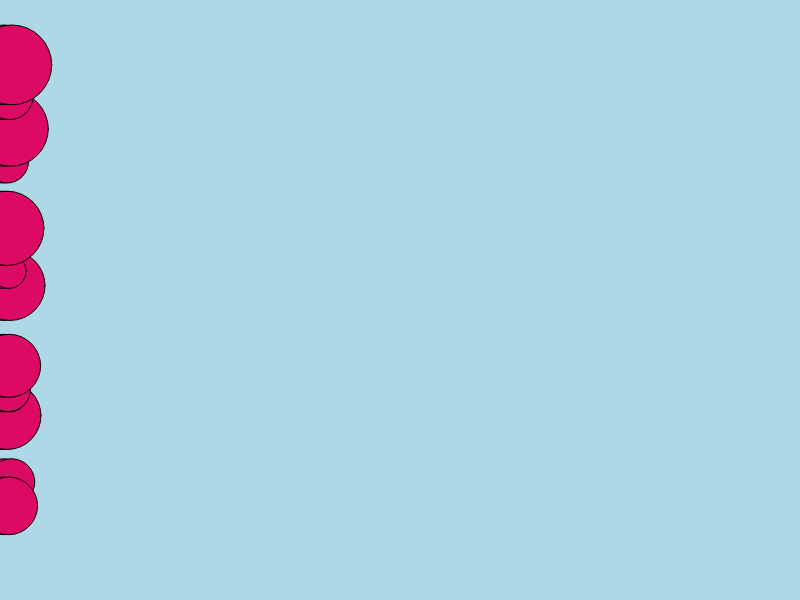
Frame 1 (no input)
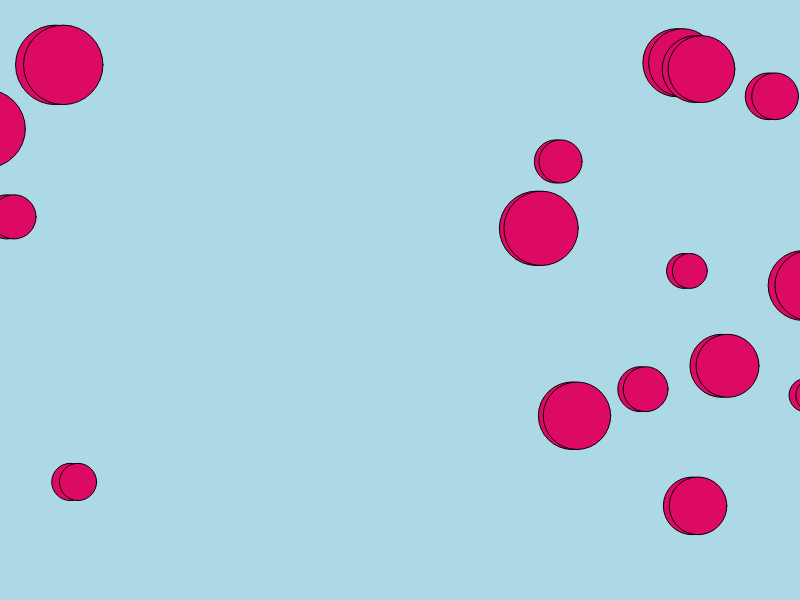
Frame 60 (no input)
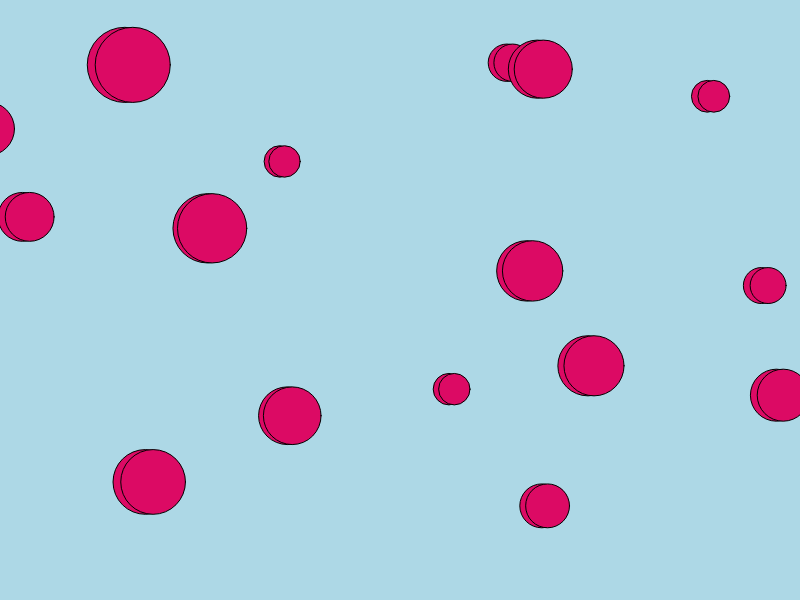
Frame 120 (the mouse pressed at the canvas centre since frame 60)

The p5.js sketch that drew these frames (run headless with seeded random() and noise() and a simulated clock; from frame 60 on, the mouse is pressed at the canvas centre):

// p5.js sketch
// ── sketch.js
// let circles = [];
// let numCircles = 16;
let asteroidArray = [];
let maxAsteroid = 16;




class Asteroid{
  constructor(){
    this.x = 0
    this.y = random(30, height - 30);
    this.v = random(2,4);
    this.r = random(15,40);
  }
  update() {

    this.x += this.v;
  
    // if reset is needed: pick random diameter and reset x
    if (this.x > width + this.r){
      this.r = random(15,40);
      this.x = 0 - this.r;
  
    }
      
  }
}

// _color is a variable
class Spaceship {
  constructor(_color){
    this.x = random(0, width);
    this.y = random(0, height);
    this.vx = random(1,2);
    this.vy = random(1, 2);
    this.color = _color;
  }

  update(){
    this.x += this.vx;
    this.y += this.vy;

    if (this.x > width){
      this.x -= width;
    }
    if (this.y > height){
      this.y -= height;
    }
  }


}



function draw(){
  background("lightblue")
  noStroke();
  fill(this.color)
  rect(this.x, this.y, 50, 15)
}


let spaceship0;
let spaceship1;



function setup() {
  createCanvas(800, 600);
  for (let i = 0; i < maxAsteroid; i++) {
    let myAsteroid = new Asteroid();
    asteroidArray.push(myAsteroid)

    // let myObject = {
    //   x: 0,
    //   y: random(30, height - 30),
    //   v: random(2, 4),
    //   r: random(15, 40),
    // };
    asteroidArray.push(myAsteroid);
  }
  spaceship0 = new Spaceship("steel")
}

function draw() {
  background("lightblue");
  fill(220, 10, 100);

  for (let i = 0; i < asteroidArray.length; i += 1) {
    let myAsteroid = asteroidArray[i];
    myAsteroid.update();

    // draw circles
    ellipse(myAsteroid.x, myAsteroid.y, 2 * myAsteroid.r, 2 * myAsteroid.r);
    myAsteroid.x += myAsteroid.v;

    // if reset is needed: pick random diameter and reset x
    if (myAsteroid.x > width + myAsteroid.r) {
      myAsteroid.r = random(15, 40);
      myAsteroid.x = 0 - myAsteroid.r;
    }
  }
}
